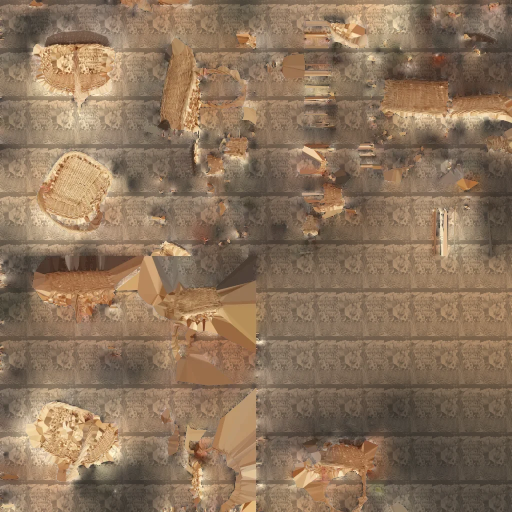
#> input picture assets/containers/basket_col.webp, 1024 x 1024 px, found by its file name (shown at 1/2 size)
$ python wicker-clean.py assets/containers/basket_col.webp
#> lines starting #> are read from the running program, lines starting #| are printed output that depends on the picture; after the words box and inside, x2 and y2 are one past the last pixel; in counts of white or black regions, pixels touching at a corner belong together
# -*- coding: utf-8 -*-
"""Чистка текстуры фотоскана лукошка.

Фотоскан снимали на столе посреди комнаты, и в его текстуры попала
вся комната: белый стол, синий пол, тёмные вещи. Часть сетки лукошка
(дно, кромки) при съёмке взяла цвет оттуда — на боку в игре были
тёмные и бело-синие пятна.

Здесь всё, что не похоже на плетёнку, перекрашивается в неё:
  1. маска плетёнки — пиксели соломенного оттенка;
  2. дыры заливаются её цветом «пирамидой»: сначала грубо на уменьшенных
     копиях, потом всё точнее, — так цвет плавно перетекает из соседних
     прутьев и не остаётся резких краёв;
  3. на залитое кладётся узор настоящего плетения с самого чистого
     участка скана — иначе заливка читалась бы гладкой клеёнкой.

    python tools/wicker-clean.py assets/containers/basket_col.webp
"""
import sys
import numpy as np
from PIL import Image

src = sys.argv[1]
dst = sys.argv[2] if len(sys.argv) > 2 else src
img = np.asarray(Image.open(src).convert('RGB')).astype(np.float32) / 255.0
H, W, _ = img.shape
#> H = 1024; W = 1024

# --- 1. маска плетёнки по оттенку ---
r, g, b = img[..., 0], img[..., 1], img[..., 2]
mx = img.max(axis=2); mn = img.min(axis=2)
d = mx - mn + 1e-6
hue = np.zeros_like(mx)
m = mx == r
#> m: shape (1024, 1024) bool; every value is 1
hue[m] = ((g - b)[m] / d[m]) % 6
m = mx == g
#> m: shape (1024, 1024) bool; 0% white in thin lines or dots, all inside (x1, y1, x2, y2) = (129, 854, 229, 912)
hue[m] = (b - r)[m] / d[m] + 2
#> hue: shape (1024, 1024) float32; min 0, max 5.96, mean 0.495
m = mx == b
#> m: shape (1024, 1024) bool; every value is 0
hue[m] = (r - g)[m] / d[m] + 4
hue *= 60.0
sat = d / (mx + 1e-6)
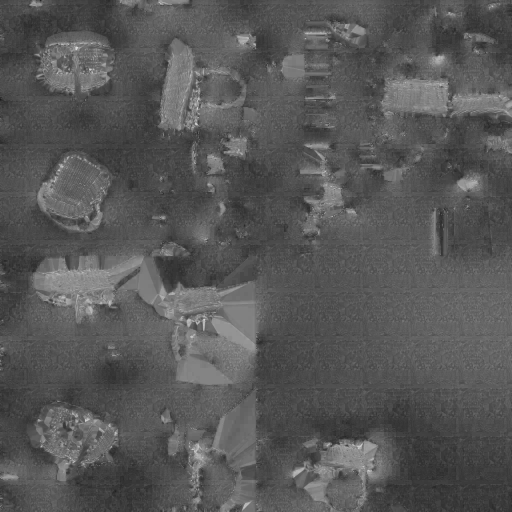
#> sat: shape (1024, 1024) float32 (shown at 1/2 size); min 0.103, max 0.936, mean 0.344
straw = (hue >= 16) & (hue <= 52) & (sat >= 0.2) & (sat <= 0.9) & (mx >= 0.26)
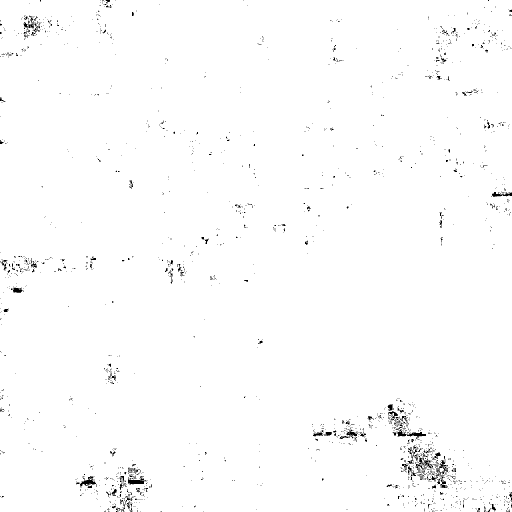
#> straw: shape (1024, 1024) bool (shown at 1/2 size); 98.9% white; black in thin lines or dots
print('плетёнки в текстуре: %.0f%%' % (straw.mean() * 100))
#| плетёнки в текстуре: 99%

# --- 2. заливка пирамидой ---
def down(c, w):
    h2, w2 = c.shape[0] // 2, c.shape[1] // 2
    c = c[:h2 * 2, :w2 * 2]; w = w[:h2 * 2, :w2 * 2]
    cs = (c * w[..., None]).reshape(h2, 2, w2, 2, 3).sum(axis=(1, 3))
    ws = w.reshape(h2, 2, w2, 2).sum(axis=(1, 3))
    return cs / np.maximum(ws, 1e-6)[..., None], np.minimum(ws, 1.0)

def upsample(a, h, w):
    # сглаженное увеличение: повтор пикселей давал заливку квадратами
    return np.stack([np.asarray(Image.fromarray(a[..., k].astype(np.float32), mode='F')
                                .resize((w, h), Image.BILINEAR)) for k in range(3)], axis=-1)

levels = [(img, straw.astype(np.float32))]
while levels[-1][0].shape[0] > 4:
    levels.append(down(*levels[-1]))
#> this loop made 8 passes
#> ws in down on pass 8: [[4, 4, 4, 4], [4, 4, 4, 4], [4, 4, 4, 4], [4, 4, 4, 4]]
#> after the loop, levels = 9 items
# на самом грубом уровне пустые клетки — общим цветом плетёнки, иначе
# туда, где соломы не было вовсе, пролезал чёрный
mean = img[straw].mean(axis=0) if straw.any() else np.array([0.62, 0.45, 0.26])
#> mean = [0.552, 0.455, 0.359]
c0, w0 = levels[-1]
#> w0 = [[1, 1, 1, 1], [1, 1, 1, 1], [1, 1, 1, 1], [1, 1, 1, 1]]
fill = c0 * w0[..., None] + mean * (1 - w0[..., None])
for c, w in reversed(levels[:-1]):
    up = upsample(fill, c.shape[0], c.shape[1])
    fill = c * w[..., None] + up * (1 - w[..., None])
#> this loop made 8 passes

# --- 3. узор плетения с чистого участка ---
P = 96
best, bxy = -1, (0, 0)
sm = straw.astype(np.float32)
for y in range(0, H - P, 16):
    for x in range(0, W - P, 16):
        s = sm[y:y + P, x:x + P].mean()
        if s > best:
            best, bxy = s, (y, x)
#> after the loop, best = 1; bxy = (0, 320)
py, px = bxy
#> py = 0; px = 320
patch = img[py:py + P, px:px + P]
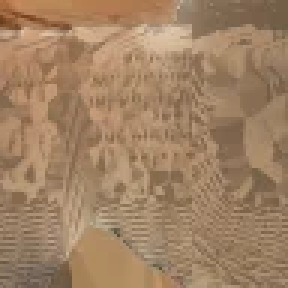
#> patch: shape (96, 96, 3) float32 (shown 3 times larger); mean R, G, B 0.63, 0.509, 0.392
lum = patch.mean(axis=2)
# только мелкая фактура прутьев: крупные перепады (кромки, тени) из
# образца убираем, делением на размытую копию, — иначе при повторе
# они ложатся полосами
blur = np.asarray(Image.fromarray(lum.astype(np.float32), mode='F').resize((6, 6), Image.BILINEAR)
                  .resize((P, P), Image.BILINEAR))
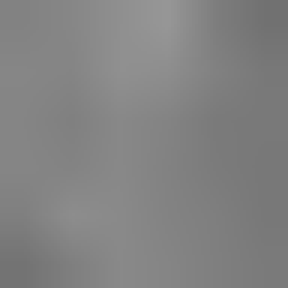
#> blur: shape (96, 96) float32 (shown 3 times larger); min 0.446, max 0.592, mean 0.512
detail = np.clip(lum / np.maximum(blur, 1e-3), 0.7, 1.3)
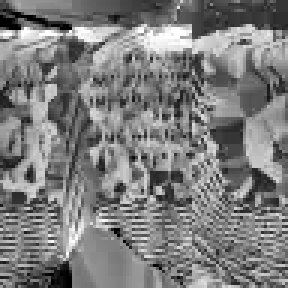
#> detail: shape (96, 96) float32 (shown 3 times larger); min 0.7, max 1.3, mean 0.996; drawn with min black and max white
tile = np.tile(detail, (H // P + 1, W // P + 1))[:H, :W]
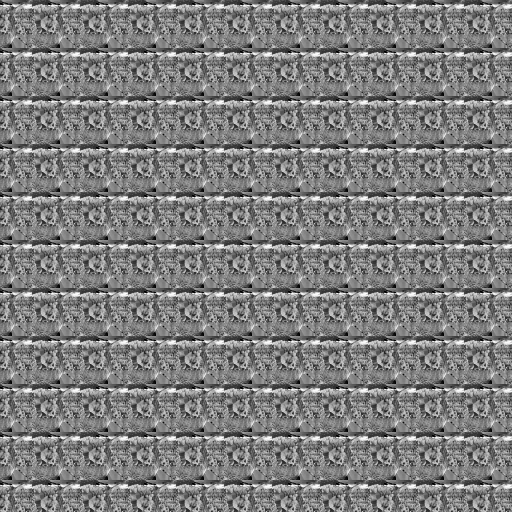
#> tile: shape (1024, 1024) float32 (shown at 1/2 size); min 0.7, max 1.3, mean 0.996; drawn with min black and max white
print('образец плетения: %d×%d в (%d, %d), чистота %.0f%%' % (P, P, px, py, best * 100))
#| образец плетения: 96×96 в (320, 0), чистота 100%

# там, где плетёнки не было, — заливка с узором; где была — как есть
k = 1 - sm
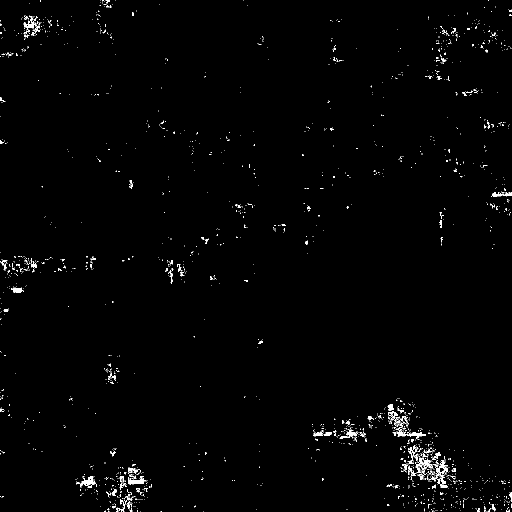
#> k: shape (1024, 1024) float32 (shown at 1/2 size); values 0 (black) and 1 (white), 1.1% white in thin lines or dots
out = img * (1 - k[..., None]) + np.clip(fill * (0.4 + 0.6 * tile[..., None]), 0, 1) * k[..., None]
Image.fromarray((np.clip(out, 0, 1) * 255 + 0.5).astype(np.uint8)).save(dst, 'WEBP', quality=86)
print('сохранено:', dst)
